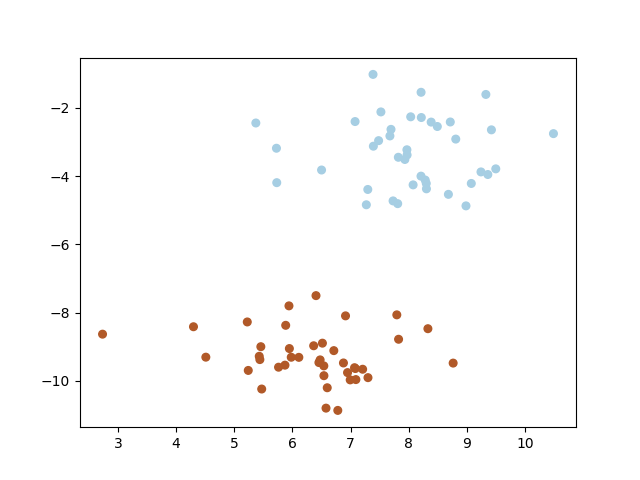

Python code for this plot:
import sys

import cvxopt
import matplotlib.pyplot as plt
import numpy as np
from sklearn.datasets import make_blobs
from sklearn.model_selection import train_test_split


def calculate_gaussian_kernel(x_0, x_1, param=0.45):
    return np.exp(-param * np.linalg.norm(x_0 - x_1) ** 2)


def create_kernel_matrix(Xs):
    k = np.zeros((Xs.shape[0], Xs.shape[0]))
    for i in range(Xs.shape[0]):
        for j in range(Xs.shape[0]):
            k[i][j] = calculate_gaussian_kernel(Xs[i], Xs[j])

    return k


def calculate_quadratic_programming(x_train, y_train):
    # https://cvxopt.org/userguide/coneprog.html?highlight=qp#quadratic-programming
    # Calculate parameters(P, q, G, h, A, b)
    k = create_kernel_matrix(x_train)
    P = cvxopt.matrix(np.outer(y_train, y_train) * k)
    q = cvxopt.matrix(np.ones(x_train.shape[0]) * (-1))
    G = cvxopt.matrix(np.diag(np.ones(x_train.shape[0]) * (-1)))
    h = cvxopt.matrix(np.zeros(x_train.shape[0]))
    A = cvxopt.matrix(y_train.astype("float"), (1, x_train.shape[0]))
    b = cvxopt.matrix(0.0)

    solution = cvxopt.solvers.qp(P, q, G, h, A, b)
    a = np.ravel(solution["x"])

    return a


def calculate_bias(x, y, a):
    b = 0
    for i in range(y.shape[0]):
        w = 0
        for j in range(y.shape[0]):
            t_m = y[j]
            w += a[j] * t_m * calculate_gaussian_kernel(x[i], x[j])

        b += y[i] - w

    b /= y.shape[0]

    return b


def predict(x_train, y_train, x_test, a, b):
    pred = np.zeros(x_test.shape[0])
    for i in range(x_test.shape[0]):
        for j in range(x_train.shape[0]):
            pred[i] += (
                a[j] * y_train[j] * calculate_gaussian_kernel(x_train[j], x_test[i])
            )

        pred[i] += b

    return np.sign(pred)


def main():
    x, y = make_blobs(n_samples=80, centers=2, random_state=6)
    y[y == 0] = -1
    x_train, x_test, y_train, y_test = train_test_split(
        x, y, test_size=0.2, random_state=42
    )
    a = calculate_quadratic_programming(x_train, y_train)
    # Calculate bias
    b = calculate_bias(x_train, y_train, a)
    # Predict test data by using parameters
    pred = predict(x_train, y_train, x_test, a, b)
    print("pred: ", pred)
    print("y_test: ", y_test)

    plt.scatter(x_train[:, 0], x_train[:, 1], c=y_train, s=30, cmap=plt.cm.Paired)
    plt.scatter(x_test[:, 0], x_test[:, 1], c=pred, s=30, cmap=plt.cm.Paired)


if __name__ == "__main__":
    main()
    if len(sys.argv) == 2 and sys.argv[1] == "NotShow":
        print("It shows nothing")
    else:
        plt.show()
